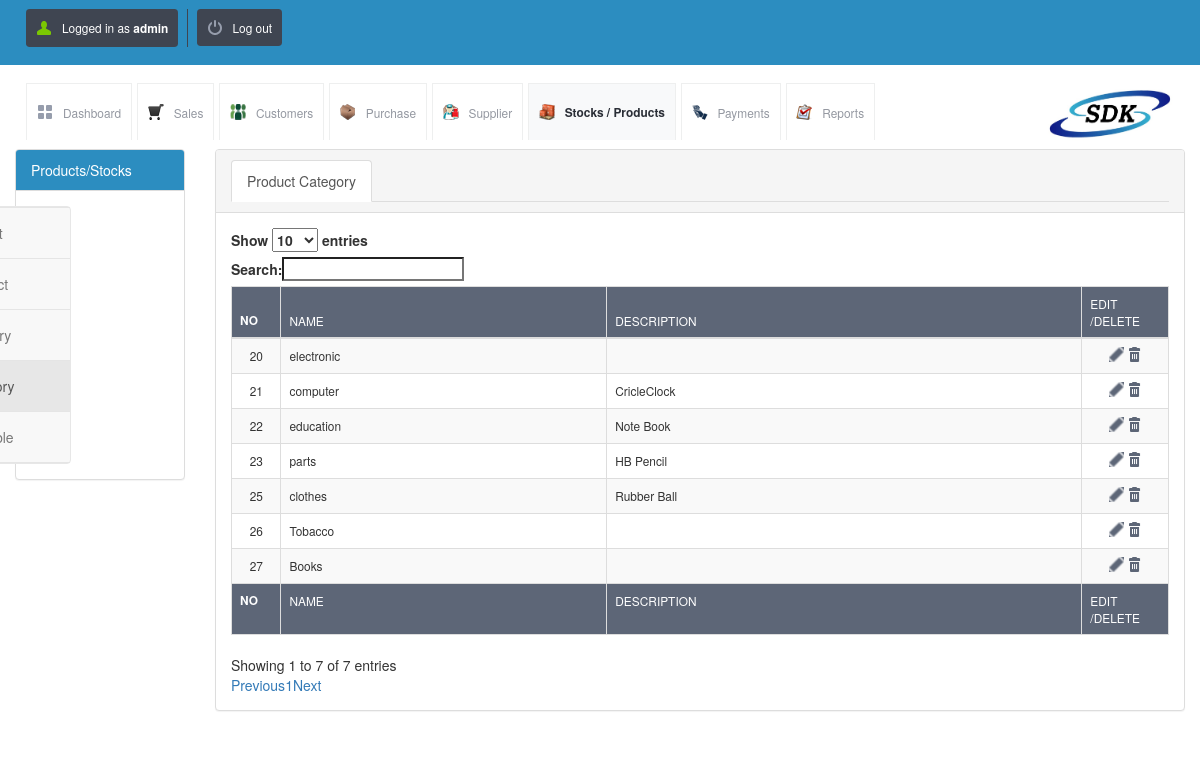
The page /view_category.php (signed in) on the database its author committed.
### tables this page shows
CREATE TABLE `category_details` (
  `id` int(10) UNSIGNED NOT NULL,
  `category_name` varchar(120) NOT NULL,
  `category_description` varchar(250) DEFAULT NULL
);

### config.php (called while the page is built)
<?php $config["database"] = "SDK"; $config["host"]= "localhost";$config["username"]= "root"; $config["password"]= "";?>

### lib/db.class.php (called while the page is built, shortened)
<?php
  class DB
  {
    function DB($base, $server, $user, $pass)
    {
      $this->connection = mysqli_connect($server, $user, $pass, $base);
    }
    function getMicroTime()
    {
      list($msec, $sec) = explode(' ', microtime());
      return floor($sec / 1000) + $msec;
    }
  }
?>

### init.php (called while the page is built, shortened)
<?php
include("lib/db.class.php");
$db = new DB($config['database'], $config['host'], $config['username'], $config['password']);
?>

### view_category.php (the view, shortened to what this page needs)
<?php include("master_head.php"); ?>
<div class="container-fluid">
    <div class="row">
        <div class="col-md-2">
            <div class="panel panel-default">
                <div class="panel-heading epanel">Products/Stocks</div>
                <div class="panel-body">
                    <nav class="navbar navbar-default sidebar" role="navigation">
                        <div class="collapse navbar-collapse" id="bs-sidebar-navbar-collapse-1">
                            <ul class="nav navbar-nav">
                                <li><a href="add_stock.php">Add Stock/Product</a></li>
                                <li><a href="view_product.php">View Stock/Product</a></li>
                                <li><a href="add_category.php">Add Stock Category</a></li>
                                <li  class="active"><a href="view_category.php">view Stock Category</a></li>
                                <li><a href="view_stock_availability.php">view Stock Available</a></li>
                            </ul>
                        </div>
                    </nav>
                </div>
            </div>
        </div>
        <div class="col-md-10">
            <div class="panel panel-default">
                <div class="panel-heading">
                    <ul class="nav nav-tabs" role="tablist">
                        <li class="active">
                            <a href="#category" role="tab" data-toggle="tab">Product Category</a>
                        </li>
                    </ul>
                </div>
                <div class="panel-body">
                    <div class="tab-content">
                        <div class="tab-pane active" id="category">
                            <table id="example" class="table table-striped table-bordered" cellspacing="0" width="100%">
                                <thead>
                                <tr>
                                    <th>No</th>
                                    <th>Name</th>
                                    <th>Description</th>
                                    <th>Edit /Delete</th>
                                </tr>
                                </thead>
                                <tfoot>
                                <tr>
                                    <th>No</th>
                                    <th>Name</th>
                                    <th>Description</th>
                                    <th>Edit /Delete</th>
                                </tr>
                                </tfoot>
                                <tbody>
                                <?php
                                $sql = "SELECT * FROM category_details";
                                $result = mysqli_query($db->connection, $sql);
                                while ($row = mysqli_fetch_array($result)) {
                                    ?>
                                    <tr>
                                        <td><?php echo $row['id']; ?></td>
                                        <td><?php echo $row['category_name']; ?></td>
                                        <td><?php echo $row['category_description']; ?></td>
                                        <td>
                                            <a href="update_category.php?sid=<?php echo $row['id']; ?>&table=category_details"
                                               class="table-actions-button ic-table-edit">
                                            </a>
                                            <a onclick="return confirmSubmit()"
                                               href="delete.php?id=<?php echo $row['id']; ?>&table=category_details"
                                               class="table-actions-button ic-table-delete">
                                            </a>
                                        </td>
                                    </tr>
                                <?php  } ?>
                                </tbody>
                            </table>
                        </div>
                    </div>
                </div>
            </div>
        </div>
    </div>
</div>
</body>
</html>

### css/style.css (style rules this page uses)
*, html, body, div, dl, dt, dd, ul, ol, li, h1, h2, h3, h4, h5, h6, pre, form, label, fieldset, input, p, blockquote, th, td { margin: 0; padding: 0; }
table { border-collapse: collapse; border-spacing: 0; }
address, caption, cite, code, dfn, em, strong, th, var { font-style: normal; font-weight: normal; }
caption, th { text-align: left; }
a { text-decoration: none; }
body { font-size: 1em; }
body, form { font-family: "Droid Sans", Helvetica, Arial, sans-serif; line-height: 1.125em; }
p, .button, form input, ul#nav li ul, ul#tabs, div.side-menu ul li a, table, .information-box, .confirmation-box, .error-box, .error-message, .warning-box, ol, .regular-ul, .custom-ul, blockquote, cite { font-size: 0.85em; }
a { color: #2069b4; }
.ic-table-edit { background-image: url("../images/icons/table/actions-edit.png"); }
.ic-table-delete { background-image: url("../images/icons/table/actions-delete.png"); }
table { width: 100%; margin-bottom: 1.25em; }
table th { background-color: #5d6677; color: white; text-transform: uppercase; padding: 1.25em 0 1.25em 1.25em; border-left: 1px solid #747c8a; }
table tbody td { padding: 0.833em 0 0.833em 1.25em; border-left: 1px solid white; border-bottom: 1px solid #f8f9fa; }
table tbody tr:nth-child(odd) { background-color: #f8f9fa; }
table td:first-child, table th:first-child { width: 4em ; text-align: center; padding: 0; border: none; border-bottom: 1px solid #f8f9fa; }
table td:last-child, table th:last-child { width: 7em; text-align: center; padding: 0; }
a.table-actions-button { width: 1.25em; height: 1.25em; display: inline-block; background-position: center center; }
table.form td:first-child, table th:first-child { width: 4em ; text-align: left; font-weight:900; padding: 0; padding-left: 10px; border: none; border-bottom: 1px solid #f8f9fa; }
table.form td:last-child, table th:last-child { width: 7em; text-align: left; padding: 0; padding-left: 10px; padding: 0; }

### css/estyle.css (style rules this page uses)
body,html { height: 100%; }
nav.sidebar, .main { -webkit-transition: margin 200ms ease-out; -moz-transition: margin 200ms ease-out; -o-transition: margin 200ms ease-out; transition: margin 200ms ease-out; }
@media (min-width: 765px) { nav.sidebar a { padding-right: 13px; } }
@media (min-width: 765px) { nav.sidebar .navbar-nav > li:first-child { border-top: 1px #e5e5e5 solid; } }
@media (min-width: 765px) { nav.sidebar .navbar-nav > li { border-bottom: 1px #e5e5e5 solid; } }
@media (min-width: 765px) { nav.sidebar .navbar-collapse, nav.sidebar .container-fluid { padding: 0 0px 0 0px; } }
@media (min-width: 765px) { nav.sidebar { width: 200px; height: 100%; margin-left: -160px; float: left; margin-bottom: 0px; } }
@media (min-width: 765px) { nav.sidebar li { width: 100%; } }
div.panel-heading.epanel { background-color: #2C8DC0; color: white; }

### rows shown on the page
category_details: id "20", category_name "electronic"
category_details: id "21", category_name "computer", category_description "CricleClock"
category_details: id "22", category_name "education", category_description "Note Book"
category_details: id "23", category_name "parts", category_description "HB Pencil"
category_details: id "25", category_name "clothes", category_description "Rubber Ball"
category_details: id "26", category_name "Tobacco"
category_details: id "27", category_name "Books"

### other values the page prints
$POSNIC['username'] "admin"
